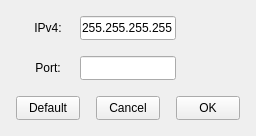
<?xml version="1.0" encoding="UTF-8"?>
<ui version="4.0">
 <class>Form</class>
 <widget class="QWidget" name="Form">
  <property name="geometry">
   <rect>
    <x>0</x>
    <y>0</y>
    <width>256</width>
    <height>136</height>
   </rect>
  </property>
  <property name="windowTitle">
   <string>Form</string>
  </property>
  <widget class="QLineEdit" name="ip_le">
   <property name="geometry">
    <rect>
     <x>80</x>
     <y>16</y>
     <width>96</width>
     <height>24</height>
    </rect>
   </property>
   <property name="minimumSize">
    <size>
     <width>0</width>
     <height>0</height>
    </size>
   </property>
   <property name="maximumSize">
    <size>
     <width>112</width>
     <height>24</height>
    </size>
   </property>
   <property name="inputMask">
    <string>255.255.255.255</string>
   </property>
   <property name="alignment">
    <set>Qt::AlignCenter</set>
   </property>
  </widget>
  <widget class="QLineEdit" name="port_le">
   <property name="geometry">
    <rect>
     <x>80</x>
     <y>56</y>
     <width>96</width>
     <height>24</height>
    </rect>
   </property>
   <property name="inputMask">
    <string/>
   </property>
   <property name="maxLength">
    <number>5</number>
   </property>
   <property name="alignment">
    <set>Qt::AlignCenter</set>
   </property>
  </widget>
  <widget class="QLabel" name="ip_l">
   <property name="geometry">
    <rect>
     <x>16</x>
     <y>16</y>
     <width>64</width>
     <height>24</height>
    </rect>
   </property>
   <property name="minimumSize">
    <size>
     <width>64</width>
     <height>24</height>
    </size>
   </property>
   <property name="maximumSize">
    <size>
     <width>64</width>
     <height>24</height>
    </size>
   </property>
   <property name="text">
    <string>IPv4:</string>
   </property>
   <property name="alignment">
    <set>Qt::AlignCenter</set>
   </property>
  </widget>
  <widget class="QLabel" name="port_l">
   <property name="geometry">
    <rect>
     <x>16</x>
     <y>56</y>
     <width>64</width>
     <height>24</height>
    </rect>
   </property>
   <property name="text">
    <string>Port:</string>
   </property>
   <property name="alignment">
    <set>Qt::AlignCenter</set>
   </property>
  </widget>
  <widget class="QPushButton" name="ok_pb">
   <property name="geometry">
    <rect>
     <x>176</x>
     <y>96</y>
     <width>64</width>
     <height>24</height>
    </rect>
   </property>
   <property name="text">
    <string>OK</string>
   </property>
  </widget>
  <widget class="QPushButton" name="cancel_pb">
   <property name="geometry">
    <rect>
     <x>96</x>
     <y>96</y>
     <width>64</width>
     <height>24</height>
    </rect>
   </property>
   <property name="text">
    <string>Cancel</string>
   </property>
  </widget>
  <widget class="QPushButton" name="default_pb">
   <property name="geometry">
    <rect>
     <x>16</x>
     <y>96</y>
     <width>64</width>
     <height>24</height>
    </rect>
   </property>
   <property name="text">
    <string>Default</string>
   </property>
  </widget>
 </widget>
 <resources/>
 <connections/>
</ui>
